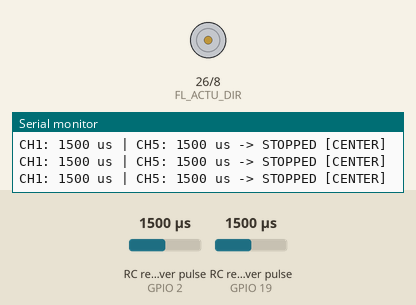
This sketch was run on a simulated ESP32. Parts: direction and speed pins drawn as motors (green arrow = direction pin HIGH = forward, orange = LOW = backward, longer = more drive), the last lines printed to the serial monitor. Wiring (inferred from the names in the program): 2 × RC receiver channel: data GPIO 2 / data GPIO 19. The test bench sets the inputs (shaded band); at power-on: RC receiver pulse (sensors on GPIO 2, GPIO 19) 1500 µs.

Above: at 1.2 s.
1.3 s: RC receiver pulse (sensor on GPIO 2) set to 1458 µs
2.8 s: RC receiver pulse (sensor on GPIO 2) set to 1432 µs
At 3.4 s:
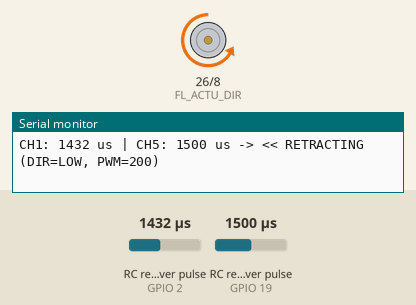
4.3 s: RC receiver pulse (sensor on GPIO 2) set to 1750 µs
At 4.8 s:
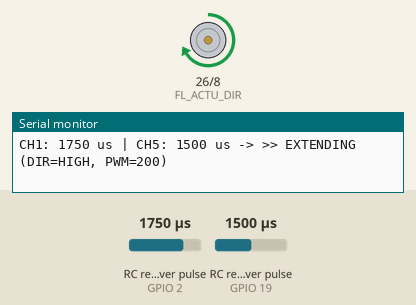
5.8 s: RC receiver pulse (sensor on GPIO 2) set to 1572 µs
7.3 s: RC receiver pulse (sensor on GPIO 2) set to 1546 µs
At 7.6 s:
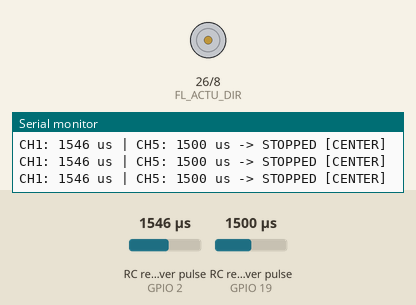
8.8 s: RC receiver pulse (sensor on GPIO 2) set to 1020 µs
At 10.1 s:
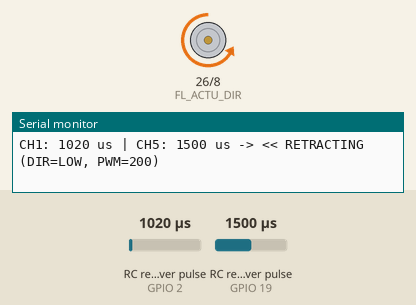
Timing chart, 0 to 11.3 s (numbered marks = the images above; inputs shaded):
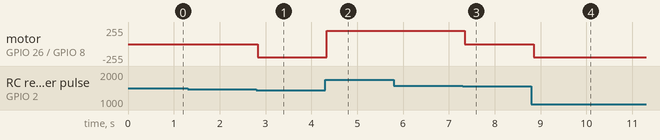

Measured:
- the behaviour switches between 1440 and 1439 µs on RC receiver pulse (sensor on GPIO 2) (found by bisection; images 0 and 1)
- the behaviour switches between 1561 and 1560 µs on RC receiver pulse (sensor on GPIO 2) (found by bisection; images 2 and 3)
- after the input at 2.8 s, motor on GPIO 26 (FL_ACTU_DIR) / GPIO 8 (FL_ACTU_PWM): stopped → backward 200/255 at once
- after the input at 4.3 s, motor on GPIO 26 (FL_ACTU_DIR) / GPIO 8 (FL_ACTU_PWM): backward 200/255 → forward 200/255 at once
- after the input at 7.3 s, motor on GPIO 26 (FL_ACTU_DIR) / GPIO 8 (FL_ACTU_PWM): forward 200/255 → stopped after 0.05 s
- after the input at 8.8 s, motor on GPIO 26 (FL_ACTU_DIR) / GPIO 8 (FL_ACTU_PWM): stopped → backward 200/255 after 0.05 s

The sketch:

rc_actuator_test.ino
```cpp
/*
 * ============================================================================
 *  RC + FL ACTUATOR TEST — Arduino Mega
 * ============================================================================
 *
 *  Reads FlySky receiver PWM on:
 *    - Pin 2  (CH1 - Steering Stick)
 *    - Pin 19 (CH5 - SwA Switch)
 *
 *  Drives Front-Left (FL) Actuator on:
 *    - Pin 8  (PWM Speed)
 *    - Pin 26 (DIR Direction)
 *
 *  BEHAVIOR:
 *    - Push Stick RIGHT / UP (> 1560 us) -> Actuator EXTENDS  (DIR HIGH, PWM 200)
 *    - Push Stick LEFT / DOWN (< 1440 us) -> Actuator RETRACTS (DIR LOW,  PWM 200)
 *    - Stick CENTERED         (1440-1560) -> Actuator STOPS    (PWM 0)
 *
 *  Prints real-time pulse width & action to Serial Monitor at 115200 baud.
 * ============================================================================
 */

// Arduino Mega Receiver Input Pins (Interrupts)
#define RC_PIN_CH1   2    // INT0 (CH1 Steering Stick)
#define RC_PIN_CH5   19   // INT4 (CH5 SwA Switch)

// SmartElex 15D Driver #3 Pins
#define FL_ACTU_PWM  8    // Speed (PWM)
#define FL_ACTU_DIR  26   // Direction (DIR)

// RC Constants
#define RC_CENTER    1500
#define DEADZONE     60    // 1440 to 1560 is center deadzone
#define ACTU_SPEED   200   // Speed from 0 to 255

volatile uint16_t ch1_raw = 1500;
volatile uint16_t ch5_raw = 1000;
volatile unsigned long ch1_rise = 0;
volatile unsigned long ch5_rise = 0;
volatile unsigned long last_signal_time = 0;

void isr_ch1() {
    if (digitalRead(RC_PIN_CH1) == HIGH) {
        ch1_rise = micros();
    } else if (ch1_rise > 0) {
        uint16_t pw = (uint16_t)(micros() - ch1_rise);
        if (pw >= 800 && pw <= 2200) {
            ch1_raw = pw;
            last_signal_time = millis();
        }
    }
}

void isr_ch5() {
    if (digitalRead(RC_PIN_CH5) == HIGH) {
        ch5_rise = micros();
    } else if (ch5_rise > 0) {
        uint16_t pw = (uint16_t)(micros() - ch5_rise);
        if (pw >= 800 && pw <= 2200) {
            ch5_raw = pw;
            last_signal_time = millis();
        }
    }
}

void setup() {
    Serial.begin(115200);

    // Motor driver pins
    pinMode(FL_ACTU_PWM, OUTPUT);
    pinMode(FL_ACTU_DIR, OUTPUT);
    analogWrite(FL_ACTU_PWM, 0);
    digitalWrite(FL_ACTU_DIR, LOW);

    // Receiver interrupt pins
    pinMode(RC_PIN_CH1, INPUT);
    pinMode(RC_PIN_CH5, INPUT);
    attachInterrupt(digitalPinToInterrupt(RC_PIN_CH1), isr_ch1, CHANGE);
    attachInterrupt(digitalPinToInterrupt(RC_PIN_CH5), isr_ch5, CHANGE);

    Serial.println("=================================================");
    Serial.println("  RC + FL ACTUATOR TEST READY (115200 BAUD)");
    Serial.println("=================================================");
    Serial.println("Move Right Stick Left/Right to drive the Actuator!");
    Serial.println();
}

void loop() {
    noInterrupts();
    uint16_t steer = ch1_raw;
    uint16_t sw = ch5_raw;
    unsigned long lastSig = last_signal_time;
    interrupts();

    bool hasSignal = (millis() - lastSig < 600);

    Serial.print("CH1: ");
    Serial.print(steer);
    Serial.print(" us | CH5: ");
    Serial.print(sw);
    Serial.print(" us -> ");

    if (!hasSignal) {
        analogWrite(FL_ACTU_PWM, 0);
        Serial.println("NO RECEIVER SIGNAL (Check power/bind/wiring)");
    }
    else if (steer > (RC_CENTER + DEADZONE)) {
        // Stick pushed RIGHT / UP (> 1560 us)
        digitalWrite(FL_ACTU_DIR, HIGH);
        analogWrite(FL_ACTU_PWM, ACTU_SPEED);
        Serial.println(">> EXTENDING (DIR=HIGH, PWM=200)");
    }
    else if (steer < (RC_CENTER - DEADZONE)) {
        // Stick pushed LEFT / DOWN (< 1440 us)
        digitalWrite(FL_ACTU_DIR, LOW);
        analogWrite(FL_ACTU_PWM, ACTU_SPEED);
        Serial.println("<< RETRACTING (DIR=LOW, PWM=200)");
    }
    else {
        // Stick in CENTER (1440 - 1560 us)
        analogWrite(FL_ACTU_PWM, 0);
        Serial.println("STOPPED [CENTER]");
    }

    delay(100);
}
```
